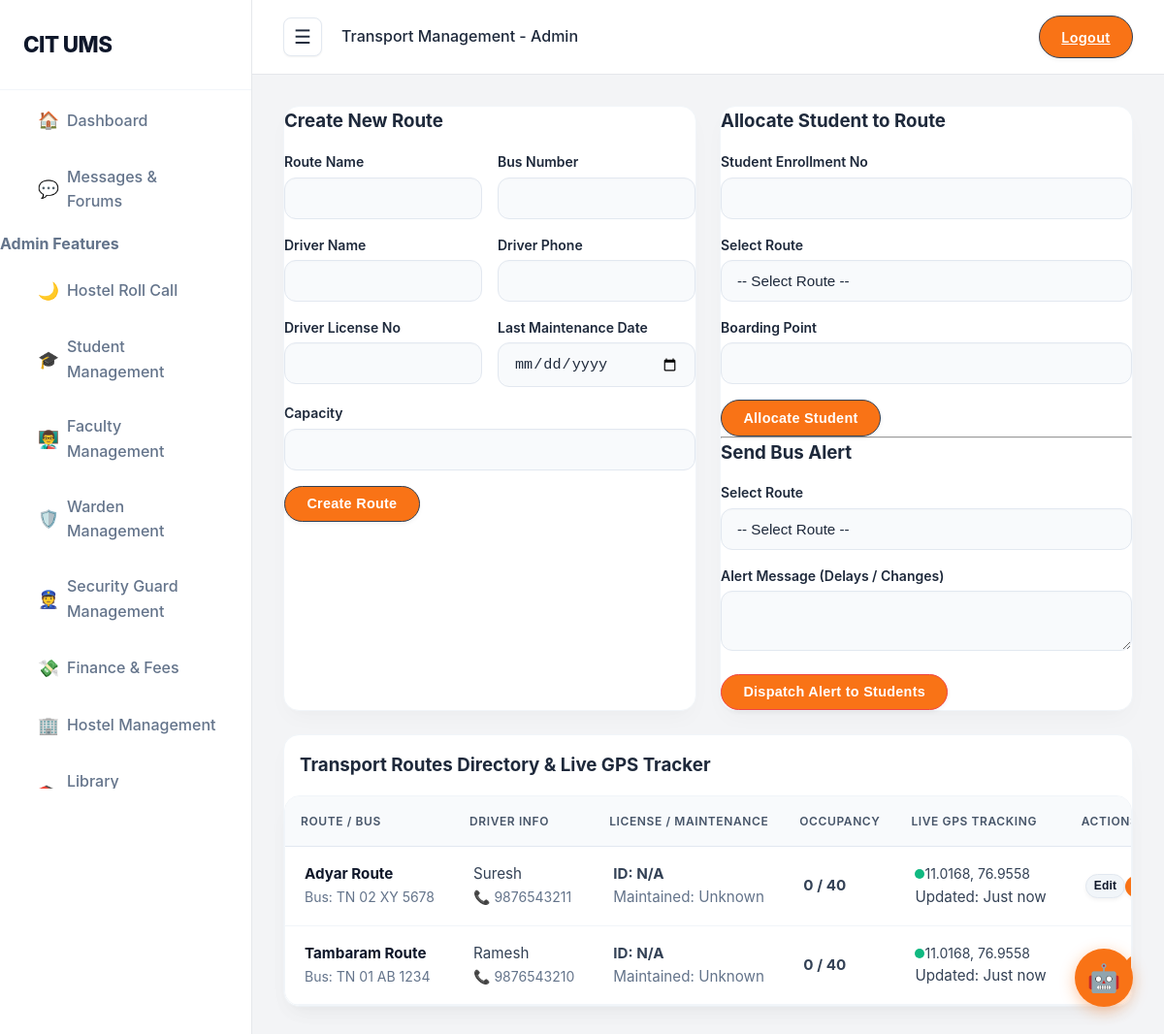
The app's page /transport/admin (signed in) with its own data.
### tables this page shows
CREATE TABLE IF NOT EXISTS transport_routes (
    id INT AUTO_INCREMENT PRIMARY KEY,
    route_name VARCHAR(100) NOT NULL,
    bus_number VARCHAR(20) NOT NULL,
    driver_name VARCHAR(50) NOT NULL,
    driver_phone VARCHAR(15) NOT NULL,
    capacity INT NOT NULL,
    occupancy INT DEFAULT 0
);

### app/Controllers/TransportController.php (called while the page is built, shortened)
<?php
class TransportController extends Controller {
    public function admin() {
        $user = JWT::getToken();
        $transportModel = $this->model('Transport');
        $data = [
            'user' => $user,
            'title' => 'Transport Management - Admin',
            'success' => '',
            'error' => ''
        ];
        $data['routes'] = $transportModel->getAllRoutes();
        $this->view('transport/admin', $data);
    }
}

### app/Core/Router.php (called while the page is built, shortened)
<?php
class Router {
    protected $method = 'index';
    public function __construct() {
        $url = $this->parseUrl();
        if (isset($url[0])) {
            $requested = strtolower($url[0]) . 'controller.php';
            $dir = __DIR__ . '/../../app/Controllers/';
            if (is_dir($dir)) {
                $files = scandir($dir);
                foreach ($files as $file) {
                    if (strtolower($file) === $requested) {
                        unset($url[0]);
                        break;
                    }
                }
            }
        }
        $this->controller = new $this->controller;
        if (isset($url[1])) {
            if (method_exists($this->controller, $url[1])) {
                $this->method = $url[1];
                unset($url[1]);
            }
        }
        $this->params = $url ? array_values($url) : [];
        call_user_func_array([$this->controller, $this->method], $this->params);
    }
    public function parseUrl() {
        if (isset($_GET['url'])) {
            $url = filter_var(rtrim($_GET['url'], '/'), FILTER_SANITIZE_URL);
            return explode('/', $url);
        }
        return [];
    }
}

### public/index.php (called while the page is built, shortened)
<?php
require_once __DIR__ . '/../app/Core/Router.php';
require_once __DIR__ . '/../app/Core/Controller.php';
require_once __DIR__ . '/../app/Core/Model.php';
$router = new Router();

### app/Core/Model.php (called while the page is built, shortened)
<?php
class Model {
    public function __construct() {
        try {
            $dsn = "mysql:host=" . DB_HOST . ";dbname=" . DB_NAME . ";charset=utf8mb4";
            $options = [
                PDO::ATTR_ERRMODE => PDO::ERRMODE_EXCEPTION,
                PDO::ATTR_DEFAULT_FETCH_MODE => PDO::FETCH_ASSOC,
                PDO::ATTR_EMULATE_PREPARES => false,
            ];
            $this->db = new PDO($dsn, DB_USER, DB_PASS, $options);
        } catch (PDOException $e) {
            die("Database connection failed: " . $e->getMessage());
        }
    }
}

### app/Models/Transport.php (called while the page is built, shortened)
<?php
class Transport extends Model {
    public function getAllRoutes() {
        $stmt = $this->db->query("SELECT * FROM transport_routes ORDER BY route_name");
        return $stmt->fetchAll();
    }
}

### app/Views/transport/admin.php (the view, shortened to what this page needs)
<!DOCTYPE html>
<html lang="en">
<head>
    <link rel="stylesheet" href="<?= BASE_URL ?>css/style.css?v=<?= time() ?>">
</head>
<body>
<div class="dashboard-layout">
    <?php include '../app/Views/partials/sidebar.php'; ?>
    <main class="main-content">
        <header class="topbar shadow-sm">
            <div style="display:flex; align-items:center;">
                <button class="menu-toggle" onclick="toggleSidebar()">&#9776;</button>
            <div class="welcome font-medium text-lg">Transport Management - Admin</div>
            </div>
            <div class="user-menu" style="display: flex; align-items: center; gap: 1rem;">
                <a href="<?= BASE_URL ?>auth/logout" class="btn btn-primary">Logout</a>
            </div>
        </header>
        <div class="content-wrapper">
            <div class="grid" style="grid-template-columns: 1fr 1fr; gap: 1.5rem; margin-bottom: 1.5rem;">
                <div class="bg-white p-6 rounded-lg shadow-sm border border-gray-200">
                    <h3 class="text-lg font-bold mb-4">Create New Route</h3>
                    <form action="<?= BASE_URL ?>transport" method="POST" class="grid" style="grid-template-columns: 1fr; gap: 1rem;">
                                <div class="grid" style="grid-template-columns: 1fr 1fr; gap: 1rem;">
                                    <div>
                                        <label class="block text-sm mb-1">Route Name</label>
                                        <input type="text" name="route_name" class="form-input w-full" required>
                                    </div>
                                    <div>
                                        <label class="block text-sm mb-1">Bus Number</label>
                                        <input type="text" name="bus_number" class="form-input w-full" required>
                                    </div>
                                    <div>
                                        <label class="block text-sm mb-1">Driver Name</label>
                                        <input type="text" name="driver_name" class="form-input w-full" required>
                                    </div>
                                    <div>
                                        <label class="block text-sm mb-1">Driver Phone</label>
                                        <input type="text" name="driver_phone" class="form-input w-full" required>
                                    </div>
                                    <div>
                                        <label class="block text-sm mb-1">Driver License No</label>
                                        <input type="text" name="license_number" class="form-input w-full">
                                    </div>
                                    <div>
                                        <label class="block text-sm mb-1">Last Maintenance Date</label>
                                        <input type="date" name="maintenance_date" class="form-input w-full">
                                    </div>
                                    <div style="grid-column: span 2;">
                                        <label class="block text-sm mb-1">Capacity</label>
                                        <input type="number" name="capacity" class="form-input w-full" required>
                                    </div>
                                </div>
                                <div>
                                    <button type="submit" class="btn btn-primary">Create Route</button>
                                </div>
                            </form>
                        </div>
                        <div class="bg-white p-6 rounded-lg shadow-sm border border-gray-200">
                            <h3 class="text-lg font-bold mb-4">Allocate Student to Route</h3>
                            <form action="<?= BASE_URL ?>transport" method="POST" class="grid" style="grid-template-columns: 1fr; gap: 1rem;">
                                <div>
                                    <label class="block text-sm mb-1">Student Enrollment No</label>
                                    <input type="text" name="enrollment_no" class="form-input w-full" required>
                                </div>
                                <div>
                                    <label class="block text-sm mb-1">Select Route</label>
                                    <select name="route_id" class="form-input w-full" required>
                                        <option value="">-- Select Route --</option>
                                    </select>
                                </div>
                                <div>
                                    <label class="block text-sm mb-1">Boarding Point</label>
                                    <input type="text" name="boarding_point" class="form-input w-full" required>
                                </div>
                                <div>
                                    <button type="submit" class="btn btn-primary">Allocate Student</button>
                                </div>
                            </form>
                            <hr class="my-6">
                            <h3 class="text-lg font-bold mb-4 text-red-600">Send Bus Alert</h3>
                            <form action="<?= BASE_URL ?>transport" method="POST" class="grid" style="grid-template-columns: 1fr; gap: 1rem;">
                                <div>
                                    <label class="block text-sm mb-1">Select Route</label>
                                    <select name="route_id" class="form-input w-full" required>
                                        <option value="">-- Select Route --</option>
                                    </select>
                                </div>
                                <div>
                                    <label class="block text-sm mb-1">Alert Message (Delays / Changes)</label>
                                    <textarea name="alert_message" class="form-input w-full" rows="2" required></textarea>
                                </div>
                                <div>
                                    <button type="submit" class="btn btn-primary" style="background:#ef4444; border-color:#ef4444;">Dispatch Alert to Students</button>
                                </div>
                            </form>
                        </div>
                    </div>
                    <div class="bg-white rounded-lg shadow-sm border border-gray-200">
                        <div class="p-4 border-b border-gray-200">
                            <h3 class="text-lg font-bold">Transport Routes Directory & Live GPS Tracker</h3>
                        </div>
                        <div class="table-container">
                            <table class="table">
                                <thead>
                                    <tr>
                                        <th>Route / Bus</th>
                                        <th>Driver Info</th>
                                        <th>License / Maintenance</th>
                                        <th>Occupancy</th>
                                        <th>Live GPS Tracking</th>
                                        <th>Actions</th>
                                    </tr>
                                </thead>
                                <tbody>
                                    <?php foreach ($routes as $route): ?>
                                    <tr>
                                        <td>
                                            <strong class="text-cit-blue"><?= htmlspecialchars($route['route_name']) ?></strong><br>
                                            <span class="text-sm text-gray-500">Bus: <?= htmlspecialchars($route['bus_number']) ?></span>
                                        </td>
                                        <td>
                                            <?= htmlspecialchars($route['driver_name']) ?><br>
                                            <span class="text-sm text-gray-500">📞 <?= htmlspecialchars($route['driver_phone']) ?></span>
                                        </td>
                                        <td>
                                            <span class="text-xs font-bold text-gray-700 block">ID: <?= htmlspecialchars($route['driver_license'] ?? 'N/A') ?></span>
                                            <span class="text-xs text-gray-500">Maintained: <?= !empty($route['next_maintenance']) ? date('d M Y', strtotime($route['next_maintenance'])) : 'Unknown' ?></span>
                                        </td>
                                        <td>
                                            <span class="font-bold <?= $route['occupancy'] >= $route['capacity'] ? 'text-red-500' : 'text-green-600' ?>">
                                                <?= htmlspecialchars($route['occupancy']) ?> / <?= htmlspecialchars($route['capacity']) ?>
                                            </span>
                                        </td>
                                        <td>
                                            <div class="flex items-center gap-2">
                                                <div style="width:10px;height:10px;border-radius:50%;background:#10b981;animation: pulse 2s infinite;"></div>
                                                <span class="text-sm text-gray-600 font-mono">
                                                    <?= htmlspecialchars($route['lat'] ?? '11.0168') ?>, <?= htmlspecialchars($route['lng'] ?? '76.9558') ?>
                                                </span>
                                            </div>
                                            <div class="text-xs text-gray-400 mt-1">Updated: <?= !empty($route['last_updated']) ? date('h:i A', strtotime($route['last_updated'])) : 'Just now' ?></div>
                                        </td>
                                        <td>
                                            <div class="flex gap-2">
                                                <button onclick='editRoute(<?= json_encode($route) ?>)' class="btn btn-secondary" style="padding: 0.25rem 0.5rem; font-size: 0.75rem;">Edit</button>
                                                <form action="<?= BASE_URL ?>transport" method="POST" onsubmit="return confirm('Are you sure you want to delete this route?');" style="margin:0;">
                                                    <button type="submit" class="btn btn-primary" style="background:#ef4444; border:none; padding: 0.25rem 0.5rem; font-size: 0.75rem;">Delete</button>
                                                </form>
                                            </div>
                                        </td>
                                    </tr>
                                    <?php endforeach; ?>
                                </tbody>
                            </table>
                        </div>
                    </div>
        </div>
    </main>
</div>
</body>
</html>

### records on screen
transport_routes: route_name "Adyar Route", bus_number "TN 02 XY 5678", driver_name "Suresh", driver_phone "9876543211", driver_license "N/A", occupancy "0", capacity "40", lat "11.0168", lng "76.9558"
transport_routes: route_name "Tambaram Route", bus_number "TN 01 AB 1234", driver_name "Ramesh", driver_phone "9876543210", driver_license "N/A", occupancy "0", capacity "40", lat "11.0168", lng "76.9558"
